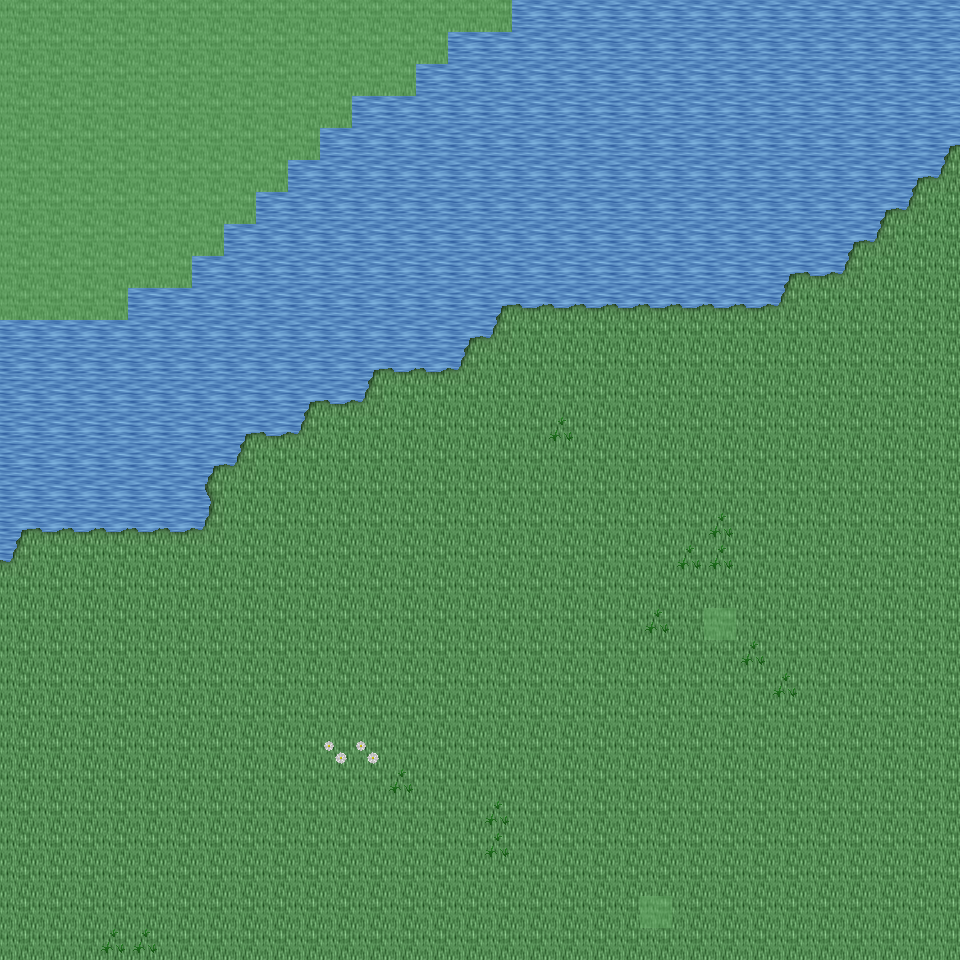

Tiled map render using the project's own tile images. Description and the map definition, with tile-layer contents summarised, below:
An orthogonal 30x30 tile map with 32x32 px tiles, 6 tile layers (Ground, Object, Object2, Above, ...), 33 tilesets and 4 objects (4x mapExit).

<map version="1.0" orientation="orthogonal" renderorder="right-down" width="30" height="30" tilewidth="32" tileheight="32" nextobjectid="5">
  <tileset firstgid="1" name="tileset_ground_ground" tilewidth="32" tileheight="32" tilecount="33" columns="3">
    <image source="../drawable/tileset_ground_ground.png" width="96" height="352" />
  </tileset>
  <tileset firstgid="34" name="tileset_ground_ice_ice" tilewidth="32" tileheight="32" tilecount="3" columns="3">
    <image source="../drawable/tileset_ground_ice_ice.png" width="96" height="32" />
  </tileset>
  <tileset firstgid="37" name="tileset_ground_water_pool" tilewidth="32" tileheight="32" tilecount="72" columns="3">
    <image source="../drawable/tileset_ground_water_pool.png" width="96" height="768" />
  </tileset>
  <tileset firstgid="109" name="tileset_ground_grass_edges" tilewidth="32" tileheight="32" tilecount="36" columns="12">
    <image source="../drawable/tileset_ground_grass_edges.png" width="384" height="96" />
  </tileset>
  <tileset firstgid="145" name="tileset_ground_ridge_ice_2" tilewidth="32" tileheight="32" tilecount="42" columns="7">
    <image source="../drawable/tileset_ground_ridge_ice_2.png" width="224" height="192" />
  </tileset>
  <tileset firstgid="187" name="tileset_ground_ridge_earth_dark" tilewidth="32" tileheight="32" tilecount="96" columns="12">
    <image source="../drawable/tileset_ground_ridge_earth_dark.png" width="384" height="256" />
  </tileset>
  <tileset firstgid="283" name="tileset_ground_rock_pebbles" tilewidth="32" tileheight="32" tilecount="3" columns="1">
    <image source="../drawable/tileset_ground_rock_pebbles.png" width="32" height="96" />
  </tileset>
  <tileset firstgid="286" name="tileset_plant_grasses" tilewidth="32" tileheight="32" tilecount="6" columns="3">
    <image source="../drawable/tileset_plant_grasses.png" width="96" height="64" />
  </tileset>
  <tileset firstgid="292" name="tileset_plant_bush_bushes" tilewidth="32" tileheight="32" tilecount="10" columns="5">
    <image source="../drawable/tileset_plant_bush_bushes.png" width="160" height="64" />
  </tileset>
  <tileset firstgid="302" name="tileset_ground_cobbled_paving" tilewidth="32" tileheight="32" tilecount="1" columns="1">
    <image source="../drawable/tileset_ground_cobbled_paving.png" width="32" height="32" />
  </tileset>
  <tileset firstgid="303" name="tileset_ground_grass_corners" tilewidth="32" tileheight="32" tilecount="24" columns="6">
    <image source="../drawable/tileset_ground_grass_corners.png" width="192" height="128" />
  </tileset>
  <tileset firstgid="327" name="tileset_plant_flower_daisy_white" tilewidth="32" tileheight="32" tilecount="8" columns="2">
    <image source="../drawable/tileset_plant_flower_daisy_white.png" width="64" height="128" />
  </tileset>
  <tileset firstgid="335" name="tileset_plant_flower_daisy_blue" tilewidth="32" tileheight="32" tilecount="8" columns="2">
    <image source="../drawable/tileset_plant_flower_daisy_blue.png" width="64" height="128" />
  </tileset>
  <tileset firstgid="343" name="tileset_item_armor_sword_rack" tilewidth="32" tileheight="32" tilecount="4" columns="2">
    <image source="../drawable/tileset_item_armor_sword_rack.png" width="64" height="64" />
  </tileset>
  <tileset firstgid="347" name="tileset_plant_stump_small_stump" tilewidth="32" tileheight="32" tilecount="4" columns="2">
    <image source="../drawable/tileset_plant_stump_small_stump.png" width="64" height="64" />
  </tileset>
  <tileset firstgid="351" name="tileset_item_postbox" tilewidth="32" tileheight="32" tilecount="4" columns="2">
    <image source="../drawable/tileset_item_postbox.png" width="64" height="64" />
  </tileset>
  <tileset firstgid="355" name="tileset_item_armor_weapons_rack" tilewidth="32" tileheight="32" tilecount="18" columns="9">
    <image source="../drawable/tileset_item_armor_weapons_rack.png" width="288" height="64" />
  </tileset>
  <tileset firstgid="373" name="tileset_item_pot_pot_golden_centred" tilewidth="32" tileheight="32" tilecount="3" columns="3">
    <image source="../drawable/tileset_item_pot_pot_golden_centred.png" width="96" height="32" />
  </tileset>
  <tileset firstgid="376" name="tileset_logic_creature_orc" tilewidth="32" tileheight="32" tilecount="6" columns="6">
    <image source="../drawable/tileset_logic_creature_orc.png" width="192" height="32" />
  </tileset>
  <tileset firstgid="382" name="tileset_logic_creature_animal" tilewidth="32" tileheight="32" tilecount="32" columns="8">
    <image source="../drawable/tileset_logic_creature_animal.png" width="256" height="128" />
  </tileset>
  <tileset firstgid="414" name="tileset_logic_creature_gnome" tilewidth="32" tileheight="32" tilecount="6" columns="6">
    <image source="../drawable/tileset_logic_creature_gnome.png" width="192" height="32" />
  </tileset>
  <tileset firstgid="420" name="tileset_logic_portal" tilewidth="32" tileheight="32" tilecount="24" columns="8">
    <image source="../drawable/tileset_logic_portal.png" width="256" height="96" />
  </tileset>
  <tileset firstgid="444" name="tileset_logic_collision" tilewidth="32" tileheight="32" tilecount="1" columns="1">
    <image source="../drawable/tileset_logic_collision.png" width="32" height="32" />
  </tileset>
  <tileset firstgid="445" name="tileset_logic_creature_frogman" tilewidth="32" tileheight="32" tilecount="3" columns="3">
    <image source="../drawable/tileset_logic_creature_frogman.png" width="96" height="32" />
  </tileset>
  <tileset firstgid="448" name="tileset_ground_water_swamp_water" tilewidth="32" tileheight="32" tilecount="33" columns="3">
    <image source="../drawable/tileset_ground_water_swamp_water.png" width="96" height="352" />
  </tileset>
  <tileset firstgid="481" name="tileset_plant_grasses_swamp" tilewidth="32" tileheight="32" tilecount="42" columns="6">
    <image source="../drawable/tileset_plant_grasses_swamp.png" width="192" height="224" />
  </tileset>
  <tileset firstgid="523" name="tileset_plant_stump_hollow_logs" tilewidth="32" tileheight="32" tilecount="6" columns="3">
    <image source="../drawable/tileset_plant_stump_hollow_logs.png" width="96" height="64" />
  </tileset>
  <tileset firstgid="529" name="tileset_plant_tree_tree_darkgreen" tilewidth="32" tileheight="32" tilecount="88" columns="8">
    <image source="../drawable/tileset_plant_tree_tree_darkgreen.png" width="256" height="352" />
  </tileset>
  <tileset firstgid="617" name="tileset_plant_tree_dead_tree_3" tilewidth="32" tileheight="32" tilecount="16" columns="4">
    <image source="../drawable/tileset_plant_tree_dead_tree_3.png" width="128" height="128" />
  </tileset>
  <tileset firstgid="633" name="tileset_building_chimney_smoke" tilewidth="32" tileheight="32" tilecount="40" columns="4">
    <image source="../drawable/tileset_building_chimney_smoke.png" width="128" height="320" />
  </tileset>
  <tileset firstgid="673" name="tileset_building_huts" tilewidth="32" tileheight="32" tilecount="338" columns="26">
    <image source="../drawable/tileset_building_huts.png" width="832" height="416" />
  </tileset>
  <tileset firstgid="1011" name="tileset_logic_creature_fowl" tilewidth="32" tileheight="32" tilecount="6" columns="6">
    <image source="../drawable/tileset_logic_creature_fowl.png" width="192" height="32" />
  </tileset>
  <tileset firstgid="1017" name="tileset_logic_creature_elemental" tilewidth="32" tileheight="32" tilecount="16" columns="8">
    <image source="../drawable/tileset_logic_creature_elemental.png" width="256" height="64" />
  </tileset>
  <layer name="Ground" width="30" height="30">
    <data>[900 cells, 900 non-empty, 3 distinct tile ids]</data>
  </layer>
  <layer name="Object" width="30" height="30">
    <data>[900 cells, 73 non-empty, 8 distinct tile ids]</data>
  </layer>
  <layer name="Object2" width="30" height="30">
    <data>[900 cells, 2 non-empty, 1 distinct tile ids]</data>
  </layer>
  <layer name="Above" width="30" height="30">
    <data>[900 cells, 0 non-empty, 0 distinct tile ids]</data>
  </layer>
  <layer name="Above2" width="30" height="30">
    <data>[900 cells, 0 non-empty, 0 distinct tile ids]</data>
  </layer>
  <layer name="Walkable" width="30" height="30">
    <data>[900 cells, 100 non-empty, 1 distinct tile ids]</data>
  </layer>
  <objectgroup name="MapEvents">
    <object id="1" name="north" type="mapExit" x="512" y="0" width="448" height="32">
      <properties>
        <property name="map" value="level_0_x189_y44" />
        <property name="x" value="16" />
        <property name="y" value="28" />
      </properties>
    </object>
    <object id="2" name="south" type="mapExit" x="0" y="928" width="960" height="32">
      <properties>
        <property name="map" value="level_0_x189_y46" />
        <property name="x" value="0" />
        <property name="y" value="1" />
      </properties>
    </object>
    <object id="3" name="west" type="mapExit" x="0" y="320" width="32" height="640">
      <properties>
        <property name="map" value="level_0_x188_y45" />
        <property name="x" value="28" />
        <property name="y" value="10" />
      </properties>
    </object>
    <object id="4" name="east" type="mapExit" x="928" y="0" width="32" height="960">
      <properties>
        <property name="map" value="level_0_x190_y45" />
        <property name="x" value="1" />
        <property name="y" value="0" />
      </properties>
    </object>
  </objectgroup>
</map>
